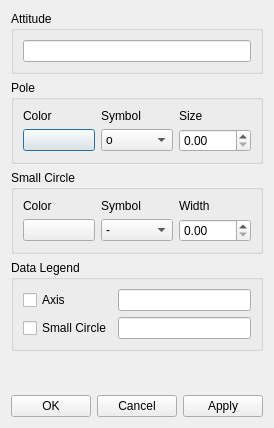
<?xml version="1.0" encoding="UTF-8"?>
<ui version="4.0">
 <class>Dialog</class>
 <widget class="QDialog" name="Dialog">
  <property name="geometry">
   <rect>
    <x>0</x>
    <y>0</y>
    <width>263</width>
    <height>428</height>
   </rect>
  </property>
  <property name="windowTitle">
   <string>Dialog</string>
  </property>
  <layout class="QVBoxLayout" name="verticalLayout_3">
   <item>
    <widget class="QGroupBox" name="groupBox_3">
     <property name="title">
      <string>Attitude</string>
     </property>
     <layout class="QVBoxLayout" name="verticalLayout_2">
      <item>
       <widget class="QLineEdit" name="prop_data_attitude"/>
      </item>
     </layout>
    </widget>
   </item>
   <item>
    <layout class="QVBoxLayout" name="verticalLayout">
     <item>
      <widget class="QGroupBox" name="groupBox">
       <property name="title">
        <string>Pole</string>
       </property>
       <layout class="QHBoxLayout" name="horizontalLayout_2">
        <item>
         <layout class="QGridLayout" name="gridLayout">
          <item row="0" column="1">
           <widget class="QLabel" name="label_2">
            <property name="text">
             <string>Symbol</string>
            </property>
           </widget>
          </item>
          <item row="0" column="2">
           <widget class="QLabel" name="label_3">
            <property name="text">
             <string>Size</string>
            </property>
           </widget>
          </item>
          <item row="0" column="0">
           <widget class="QLabel" name="label">
            <property name="text">
             <string>Color</string>
            </property>
           </widget>
          </item>
          <item row="1" column="0">
           <widget class="QPushButton" name="prop_color_scaxis_c">
            <property name="text">
             <string/>
            </property>
           </widget>
          </item>
          <item row="1" column="1">
           <widget class="QComboBox" name="prop_scaxis_marker">
            <item>
             <property name="text">
              <string extracomment="(circle)">o</string>
             </property>
            </item>
            <item>
             <property name="text">
              <string>^</string>
             </property>
            </item>
            <item>
             <property name="text">
              <string>v</string>
             </property>
            </item>
            <item>
             <property name="text">
              <string>&lt;</string>
             </property>
            </item>
            <item>
             <property name="text">
              <string>&gt;</string>
             </property>
            </item>
            <item>
             <property name="text">
              <string>s</string>
             </property>
            </item>
            <item>
             <property name="text">
              <string>+</string>
             </property>
            </item>
            <item>
             <property name="text">
              <string>x</string>
             </property>
            </item>
            <item>
             <property name="text">
              <string>D</string>
             </property>
            </item>
            <item>
             <property name="text">
              <string>d</string>
             </property>
            </item>
            <item>
             <property name="text">
              <string>h</string>
             </property>
            </item>
            <item>
             <property name="text">
              <string>H</string>
             </property>
            </item>
            <item>
             <property name="text">
              <string>p</string>
             </property>
            </item>
            <item>
             <property name="text">
              <string>|</string>
             </property>
            </item>
            <item>
             <property name="text">
              <string>_</string>
             </property>
            </item>
            <item>
             <property name="text">
              <string>*</string>
             </property>
            </item>
            <item>
             <property name="text">
              <string>1</string>
             </property>
            </item>
            <item>
             <property name="text">
              <string>2</string>
             </property>
            </item>
            <item>
             <property name="text">
              <string>3</string>
             </property>
            </item>
            <item>
             <property name="text">
              <string>4</string>
             </property>
            </item>
           </widget>
          </item>
          <item row="1" column="2">
           <widget class="QDoubleSpinBox" name="prop_scaxis_ms"/>
          </item>
         </layout>
        </item>
       </layout>
      </widget>
     </item>
     <item>
      <widget class="QGroupBox" name="groupBox_2">
       <property name="title">
        <string>Small Circle</string>
       </property>
       <layout class="QHBoxLayout" name="horizontalLayout_3">
        <item>
         <layout class="QGridLayout" name="gridLayout_2">
          <item row="0" column="1">
           <widget class="QLabel" name="label_4">
            <property name="text">
             <string>Symbol</string>
            </property>
           </widget>
          </item>
          <item row="0" column="2">
           <widget class="QLabel" name="label_6">
            <property name="text">
             <string>Width</string>
            </property>
           </widget>
          </item>
          <item row="0" column="0">
           <widget class="QLabel" name="label_5">
            <property name="text">
             <string>Color</string>
            </property>
           </widget>
          </item>
          <item row="1" column="0">
           <widget class="QPushButton" name="prop_color_sccirc_colors">
            <property name="text">
             <string/>
            </property>
           </widget>
          </item>
          <item row="1" column="1">
           <widget class="QComboBox" name="prop_sccirc_linestyles">
            <item>
             <property name="text">
              <string>-</string>
             </property>
            </item>
            <item>
             <property name="text">
              <string>:</string>
             </property>
            </item>
            <item>
             <property name="text">
              <string>--</string>
             </property>
            </item>
            <item>
             <property name="text">
              <string>-.</string>
             </property>
            </item>
           </widget>
          </item>
          <item row="1" column="2">
           <widget class="QDoubleSpinBox" name="prop_sccirc_linewidths"/>
          </item>
         </layout>
        </item>
       </layout>
      </widget>
     </item>
    </layout>
   </item>
   <item>
    <widget class="QGroupBox" name="groupBox_8">
     <property name="title">
      <string>Data Legend</string>
     </property>
     <layout class="QGridLayout" name="gridLayout_11">
      <item row="0" column="1">
       <widget class="QLineEdit" name="prop_legend_scaxis"/>
      </item>
      <item row="1" column="0">
       <widget class="QCheckBox" name="prop_checklegend_sccirc">
        <property name="text">
         <string>Small Circle</string>
        </property>
       </widget>
      </item>
      <item row="1" column="1">
       <widget class="QLineEdit" name="prop_legend_sccirc"/>
      </item>
      <item row="0" column="0">
       <widget class="QCheckBox" name="prop_checklegend_scaxis">
        <property name="text">
         <string>Axis</string>
        </property>
       </widget>
      </item>
     </layout>
    </widget>
   </item>
   <item>
    <spacer name="verticalSpacer">
     <property name="orientation">
      <enum>Qt::Vertical</enum>
     </property>
     <property name="sizeHint" stdset="0">
      <size>
       <width>20</width>
       <height>41</height>
      </size>
     </property>
    </spacer>
   </item>
   <item>
    <layout class="QHBoxLayout" name="horizontalLayout">
     <item>
      <spacer name="horizontalSpacer">
       <property name="orientation">
        <enum>Qt::Horizontal</enum>
       </property>
       <property name="sizeHint" stdset="0">
        <size>
         <width>40</width>
         <height>20</height>
        </size>
       </property>
      </spacer>
     </item>
     <item>
      <widget class="QPushButton" name="ok_button">
       <property name="text">
        <string>OK</string>
       </property>
      </widget>
     </item>
     <item>
      <widget class="QPushButton" name="cancel_button">
       <property name="text">
        <string>Cancel</string>
       </property>
      </widget>
     </item>
     <item>
      <widget class="QPushButton" name="apply">
       <property name="text">
        <string>Apply</string>
       </property>
      </widget>
     </item>
    </layout>
   </item>
  </layout>
  <zorder>groupBox_3</zorder>
  <zorder>verticalSpacer</zorder>
  <zorder>groupBox_8</zorder>
 </widget>
 <tabstops>
  <tabstop>prop_color_scaxis_c</tabstop>
  <tabstop>prop_scaxis_marker</tabstop>
  <tabstop>prop_scaxis_ms</tabstop>
  <tabstop>prop_color_sccirc_colors</tabstop>
  <tabstop>prop_sccirc_linestyles</tabstop>
  <tabstop>prop_sccirc_linewidths</tabstop>
  <tabstop>cancel_button</tabstop>
  <tabstop>apply</tabstop>
  <tabstop>ok_button</tabstop>
 </tabstops>
 <resources/>
 <connections>
  <connection>
   <sender>ok_button</sender>
   <signal>clicked()</signal>
   <receiver>Dialog</receiver>
   <slot>accept()</slot>
   <hints>
    <hint type="sourcelabel">
     <x>442</x>
     <y>381</y>
    </hint>
    <hint type="destinationlabel">
     <x>325</x>
     <y>201</y>
    </hint>
   </hints>
  </connection>
  <connection>
   <sender>cancel_button</sender>
   <signal>clicked()</signal>
   <receiver>Dialog</receiver>
   <slot>reject()</slot>
   <hints>
    <hint type="sourcelabel">
     <x>523</x>
     <y>381</y>
    </hint>
    <hint type="destinationlabel">
     <x>325</x>
     <y>201</y>
    </hint>
   </hints>
  </connection>
 </connections>
</ui>
